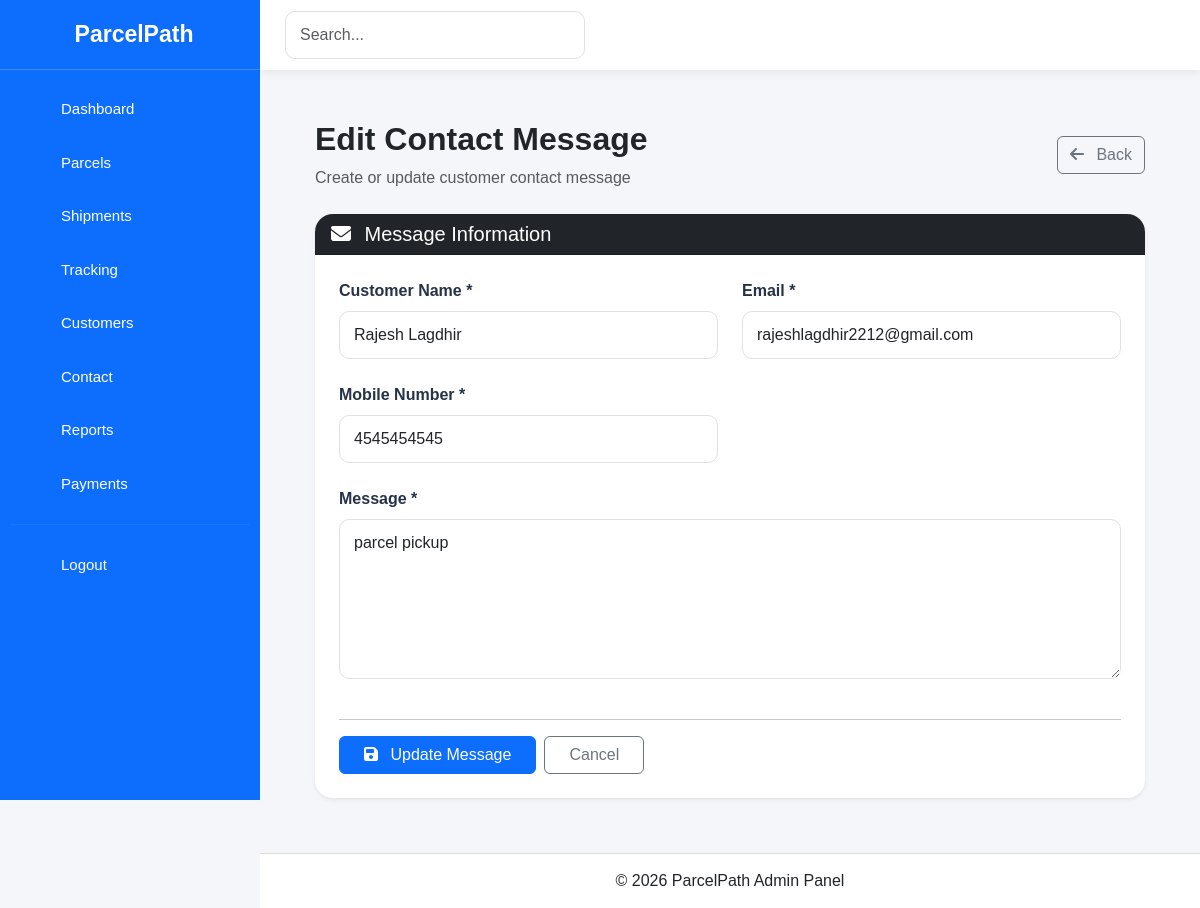
The page /custom_admin/cs_contact/edit/1/ on the database its author committed.
### ParcelPath/models.py (models this page shows, shortened)
class Contact(models.Model):
    name = models.CharField(max_length=50)
    email = models.EmailField()
    mobile = models.CharField(max_length=10)
    date = models.DateField()
    message = models.TextField()

### custom_admin/views.py (the view, shortened to what this page needs)
# urls.py: path("cs_contact/edit/<int:contact_id>/",views.cs_contact_edit,name="cs_contact_edit"),
def cs_contact_edit(request, contact_id):
    contact = get_object_or_404(
        Contact,
        id=contact_id
    )
    return render(
        request,
        "custom_admin/contact_form.html",
        {
            "contact": contact,
            "page_title": "Edit Contact Message",
            "button_text": "Update Message",
        }
    )

### custom_admin/templates/custom_admin/contact_form.html (shortened to what this page needs)
{% extends 'custom_admin/main.html' %}
{% block content %}
<div class="contact-form-page">
  <div class="d-flex justify-content-between align-items-center mb-4">
    <div>
      <h2 class="fw-bold">{{ page_title }}</h2>
      <p class="text-muted mb-0">Create or update customer contact message</p>
    </div>
    <a href="{% url 'cs_contact' %}" class="btn btn-outline-secondary">
      <i class="fas fa-arrow-left me-2"></i>
      Back
    </a>
  </div>
  <div class="card form-card shadow-sm">
    <div class="card-header bg-dark text-white">
      <h5 class="mb-0">
        <i class="fas fa-envelope me-2"></i>
        Message Information
      </h5>
    </div>
    <div class="card-body p-4">
      <form method="POST">
        <div class="row g-4">
          <div class="col-md-6">
            <label class="form-label"> Customer Name * </label>
            <input
              type="text"
              name="name"
              class="form-control"
              value="{{ contact.name|default:'' }}"
              placeholder="Enter customer name"
              required
            />
          </div>
          <div class="col-md-6">
            <label class="form-label"> Email * </label>
            <input
              type="email"
              name="email"
              class="form-control"
              value="{{ contact.email|default:'' }}"
              placeholder="customer@example.com"
              required
            />
          </div>
          <div class="col-md-6">
            <label class="form-label"> Mobile Number * </label>
            <input
              type="text"
              name="mobile"
              class="form-control"
              value="{{ contact.mobile|default:'' }}"
              placeholder="Enter mobile number"
              required
            />
          </div>
          <div class="col-12">
            <label class="form-label"> Message * </label>
            <textarea
              name="message"
              class="form-control"
              placeholder="Enter customer message..."
              required
            >
{{ contact.message|default:'' }}</textarea
            >
          </div>
          <div class="col-12">
            <hr />
            <div class="d-flex gap-2">
              <button type="submit" class="btn btn-primary px-4">
                <i class="fas fa-save me-2"></i>
                {{ button_text }}
              </button>
              <a
                href="{% url 'cs_contact' %}"
                class="btn btn-outline-secondary px-4"
              >
                Cancel
              </a>
            </div>
          </div>
        </div>
      </form>
    </div>
  </div>
</div>
{% endblock %}

### custom_admin/templates/custom_admin/main.html (style rules this page uses)
* { box-sizing: border-box; }
body { margin: 0; background: #f4f6f9; font-family: Arial, sans-serif; overflow-x: hidden; }

### custom_admin/templates/custom_admin/contact_form.html (style rules this page uses)
.contact-form-page { padding: 25px; }
.form-card { border: none; border-radius: 18px; overflow: hidden; }
.form-label { font-weight: 600; color: #263248; }
.form-control, .form-select { border-radius: 10px; padding: 11px 14px; }
textarea.form-control { min-height: 160px; resize: vertical; }

### rows shown on the page
Contact: name "Rajesh Lagdhir", email "rajeshlagdhir2212@gmail.com", mobile "4545454545", message "parcel pickup"

### other values the page prints
{{ page_title }} "Edit Contact Message"
{{ button_text }} "Update Message"
